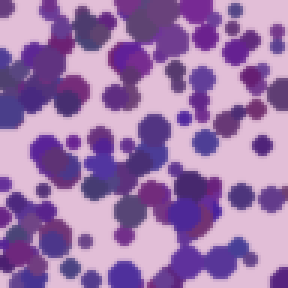
#> input picture samples/synthetic_patch.png, 96 x 96 px (shown 3 times larger)
$ python -i mock_api.py   (imports and definitions only)
#> lines starting #> are read from the running program, lines starting #| are printed output that depends on the picture
#> further down, picture is the input picture: PIL image 96x96 RGB; mean R, G, B 155.9, 116.6, 171.5
"""Stand-in for the real inference API, for local demos only. Predictions are fake.

Run: uv run mock_api.py   (serves on http://127.0.0.1:8765, API key "dev-key")
"""

import base64
import io
import json
from http.server import BaseHTTPRequestHandler, HTTPServer

from PIL import Image, ImageFilter, ImageOps

API_KEY = "dev-key"
MODEL = {"model_name": "mock-pcam-resnet", "version": "0.0-mock", "input_size": [96, 96], "decision_threshold": 0.5}


def predict(image: Image.Image) -> dict:
    # Fake score from mean darkness, so different images give different answers.
    score = 1 - sum(image.convert("L").resize((8, 8)).getdata()) / (64 * 255)
    label = "cancerous" if score >= MODEL["decision_threshold"] else "healthy"
    confidence = score if label == "cancerous" else 1 - score
    return {"label": label, "confidence": round(confidence, 4), "model_version": MODEL["version"]}


def heatmap(image: Image.Image) -> str:
    gray = ImageOps.invert(image.convert("L")).filter(ImageFilter.GaussianBlur(6))
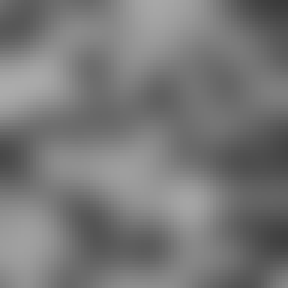
#> gray: PIL image 96x96 L (shown 3 times larger); min 58, max 171, mean 119.8
    overlay = Image.blend(image.convert("RGB"), ImageOps.colorize(gray, "navy", "red", mid="yellow"), 0.5)
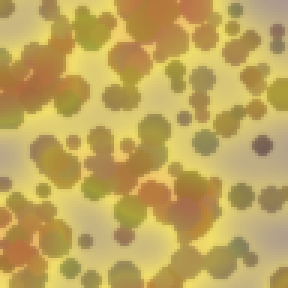
#> overlay: PIL image 96x96 RGB (shown 3 times larger); mean R, G, B 191.4, 165.3, 92.3
    buffer = io.BytesIO()
    overlay.save(buffer, format="PNG")
    return base64.b64encode(buffer.getvalue()).decode()


class Handler(BaseHTTPRequestHandler):
    def _send(self, status: int, body: dict):
        payload = json.dumps(body).encode()
        self.send_response(status)
        self.send_header("Content-Type", "application/json")
        self.send_header("Content-Length", str(len(payload)))
        self.end_headers()
        self.wfile.write(payload)

    def _authorized(self) -> bool:
        if self.headers.get("X-API-Key") == API_KEY:
            return True
        self._send(401, {"detail": "invalid API key"})
        return False

    def do_GET(self):
        if self._authorized():
            self._send(200, MODEL) if self.path == "/model-info" else self._send(404, {"detail": "not found"})

    def do_POST(self):
        if not self._authorized():
            return
        body = json.loads(self.rfile.read(int(self.headers.get("Content-Length", 0))))
        image = Image.open(io.BytesIO(base64.b64decode(body["image_base64"])))
        if self.path == "/predict":
            self._send(200, predict(image))
        elif self.path == "/explain":
            self._send(200, {**predict(image), "heatmap_base64": heatmap(image)})
        else:
            self._send(404, {"detail": "not found"})


# [3 lines not run here, left out]

>>> from PIL import Image
>>> picture = Image.open('samples/synthetic_patch.png')
>>> result = heatmap(picture)
